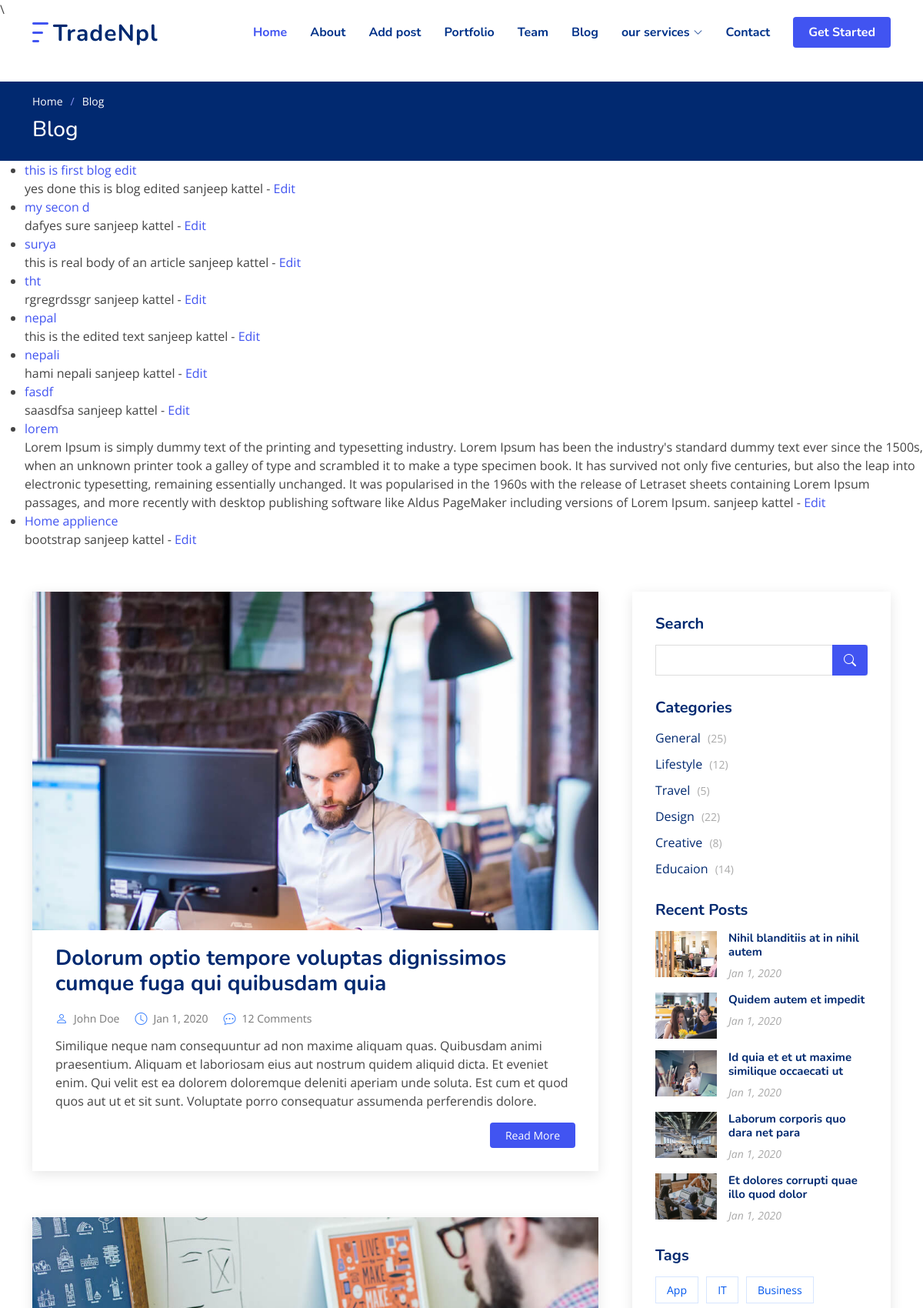
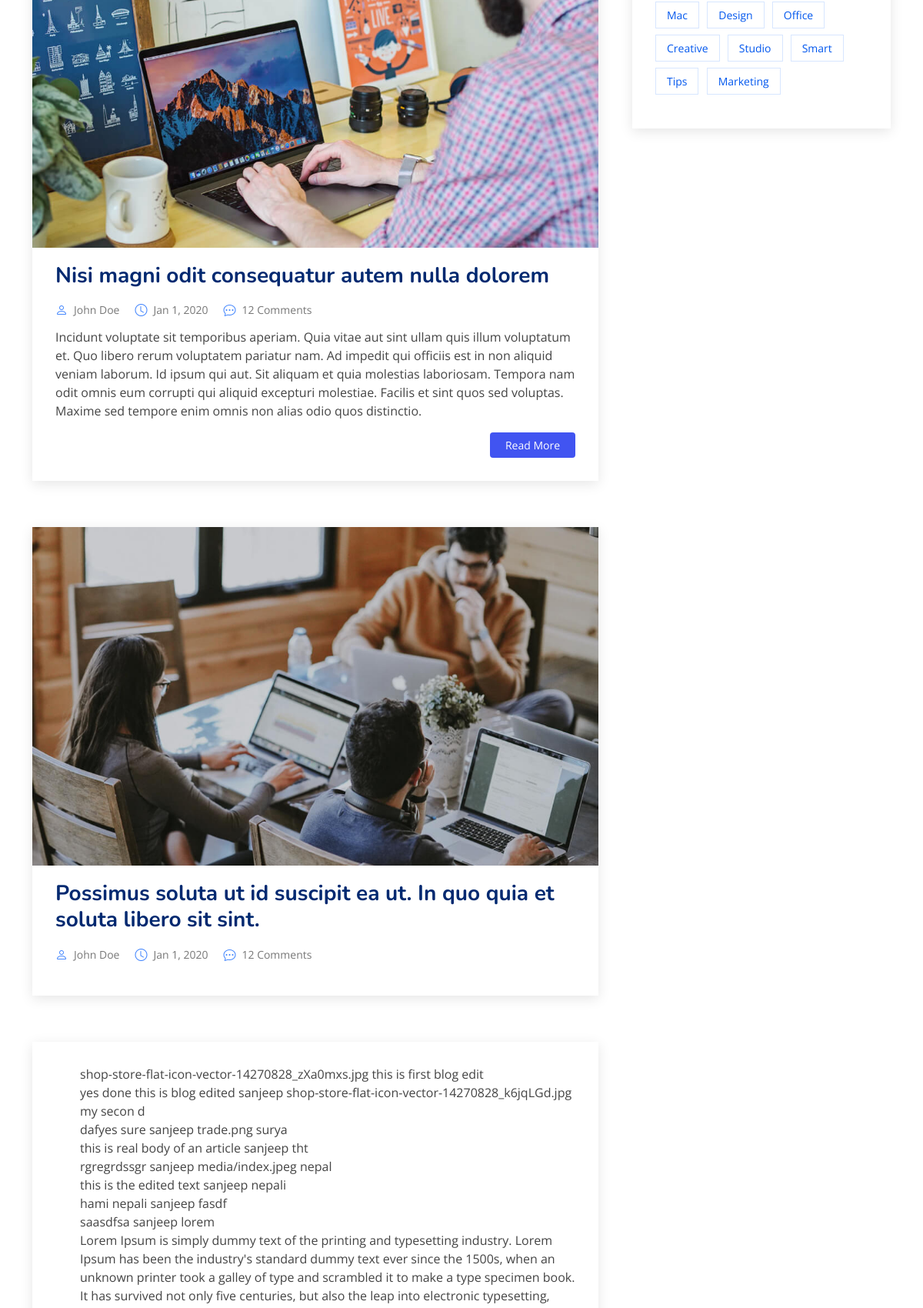
Screenshot of /blog/ (upper part) with the database file from the repository (2 pictures, top to bottom).
### blog/models.py (models this page shows, shortened)
class Post(models.Model):
    title = models.CharField(max_length=255)
    title_tag = models.CharField(max_length=255,default="tradebulletin")
    author = models.ForeignKey(User, on_delete=models.CASCADE)
    body = models.TextField()
    image = models.ImageField(upload_to="media/", blank=True)

### blog/views.py (the view)
# urls.py: path('blog/', BlogView.as_view(), name="blog" ),
class BlogView(ListView):
    model = Post
    template_name = 'blog.html'

### templates/blog.html (shortened to what this page needs)
{% extends 'base.html' %}
{% load static %}
{% block content %}
  <main id="main">
    <section class="breadcrumbs">
      <div class="container">
        <ol>
          <li><a href="{%url 'home'%}">Home</a></li>
          <li>Blog</li>
        </ol>
        <h2>Blog</h2>
      </div>
    </section>
    <ul>
      {% for post in object_list%}
        <li>
         <a href="{% url 'article-detail' post.pk %}">{{ post.title}}</a>
          <br/>
          {{ post.body}}
          {{ post.author.first_name}}
          {{ post.author.last_name}}
          - <a href="{% url 'update_post' post.pk %}">Edit</a>
        </li>
      {% endfor%}
      </ul>
    <section id="blog" class="blog">
      <div class="container" data-aos="fade-up">
        <div class="row">
          <div class="col-lg-8 entries">
            <article class="entry">
              <div class="entry-img">
                <img src="assets/img/blog/blog-1.jpg" alt="" class="img-fluid">
              </div>
              <h2 class="entry-title">
                <a href="blog-single.html">Dolorum optio tempore voluptas dignissimos cumque fuga qui quibusdam quia</a>
              </h2>
              <div class="entry-meta">
                <ul>
                  <li class="d-flex align-items-center"><i class="bi bi-person"></i> <a href="blog-single.html">John Doe</a></li>
                  <li class="d-flex align-items-center"><i class="bi bi-clock"></i> <a href="blog-single.html"><time datetime="2020-01-01">Jan 1, 2020</time></a></li>
                  <li class="d-flex align-items-center"><i class="bi bi-chat-dots"></i> <a href="blog-single.html">12 Comments</a></li>
                </ul>
              </div>
              <div class="entry-content">
                <p>
                  Similique neque nam consequuntur ad non maxime aliquam quas. Quibusdam animi praesentium. Aliquam et laboriosam eius aut nostrum quidem aliquid dicta.
                  Et eveniet enim. Qui velit est ea dolorem doloremque deleniti aperiam unde soluta. Est cum et quod quos aut ut et sit sunt. Voluptate porro consequatur assumenda perferendis dolore.
                </p>
                <div class="read-more">
                  <a href="blog-single.html">Read More</a>
                </div>
              </div>
            </article>
            <article class="entry">
              <div class="entry-img">
                <img src="assets/img/blog/blog-2.jpg" alt="" class="img-fluid">
              </div>
              <h2 class="entry-title">
                <a href="blog-single.html">Nisi magni odit consequatur autem nulla dolorem</a>
              </h2>
              <div class="entry-meta">
                <ul>
                  <li class="d-flex align-items-center"><i class="bi bi-person"></i> <a href="blog-single.html">John Doe</a></li>
                  <li class="d-flex align-items-center"><i class="bi bi-clock"></i> <a href="blog-single.html"><time datetime="2020-01-01">Jan 1, 2020</time></a></li>
                  <li class="d-flex align-items-center"><i class="bi bi-chat-dots"></i> <a href="blog-single.html">12 Comments</a></li>
                </ul>
              </div>
              <div class="entry-content">
                <p>
                  Incidunt voluptate sit temporibus aperiam. Quia vitae aut sint ullam quis illum voluptatum et. Quo libero rerum voluptatem pariatur nam.
                  Ad impedit qui officiis est in non aliquid veniam laborum. Id ipsum qui aut. Sit aliquam et quia molestias laboriosam. Tempora nam odit omnis eum corrupti qui aliquid excepturi molestiae. Facilis et sint quos sed voluptas. Maxime sed tempore enim omnis non alias odio quos distinctio.
                </p>
                <div class="read-more">
                  <a href="blog-single.html">Read More</a>
                </div>
              </div>
            </article>
            <article class="entry">
              <div class="entry-img">
                <img src="assets/img/blog/blog-3.jpg" alt="" class="img-fluid">
              </div>
              <h2 class="entry-title">
                <a href="blog-single.html">Possimus soluta ut id suscipit ea ut. In quo quia et soluta libero sit sint.</a>
              </h2>
              <div class="entry-meta">
                <ul>
                  <li class="d-flex align-items-center"><i class="bi bi-person"></i> <a href="blog-single.html">John Doe</a></li>
                  <li class="d-flex align-items-center"><i class="bi bi-clock"></i> <a href="blog-single.html"><time datetime="2020-01-01">Jan 1, 2020</time></a></li>
                  <li class="d-flex align-items-center"><i class="bi bi-chat-dots"></i> <a href="blog-single.html">12 Comments</a></li>
                </ul>
              </div>
            </article>
            <article class="entry">
              <div class="entry-content">
                <ul>
                {% for post in object_list%}
                  {{ post.image }}
                  {{ post.title}}
                  <br/>
                  {{ post.body}}
                  {{ post.author}}
                {% endfor%}
                </ul>
              </div>
            </article>
          </div>
          <div class="col-lg-4">
            <div class="sidebar">
              <h3 class="sidebar-title">Search</h3>
              <div class="sidebar-item search-form">
                <form action="">
                  <input type="text">
                  <button type="submit"><i class="bi bi-search"></i></button>
                </form>
              </div>
              <h3 class="sidebar-title">Categories</h3>
              <div class="sidebar-item categories">
                <ul>
                  <li><a href="#">General <span>(25)</span></a></li>
                  <li><a href="#">Lifestyle <span>(12)</span></a></li>
                  <li><a href="#">Travel <span>(5)</span></a></li>
                  <li><a href="#">Design <span>(22)</span></a></li>
                  <li><a href="#">Creative <span>(8)</span></a></li>
                  <li><a href="#">Educaion <span>(14)</span></a></li>
                </ul>
              </div>
              <h3 class="sidebar-title">Recent Posts</h3>
              <div class="sidebar-item recent-posts">
                <div class="post-item clearfix">
                  <img src="assets/img/blog/blog-recent-1.jpg" alt="">
                  <h4><a href="blog-single.html">Nihil blanditiis at in nihil autem</a></h4>
                  <time datetime="2020-01-01">Jan 1, 2020</time>
                </div>
                <div class="post-item clearfix">
                  <img src="assets/img/blog/blog-recent-2.jpg" alt="">
                  <h4><a href="blog-single.html">Quidem autem et impedit</a></h4>
                  <time datetime="2020-01-01">Jan 1, 2020</time>
                </div>
                <div class="post-item clearfix">
                  <img src="assets/img/blog/blog-recent-3.jpg" alt="">
                  <h4><a href="blog-single.html">Id quia et et ut maxime similique occaecati ut</a></h4>
                  <time datetime="2020-01-01">Jan 1, 2020</time>
                </div>
                <div class="post-item clearfix">
                  <img src="assets/img/blog/blog-recent-4.jpg" alt="">
                  <h4><a href="blog-single.html">Laborum corporis quo dara net para</a></h4>
                  <time datetime="2020-01-01">Jan 1, 2020</time>
                </div>
                <div class="post-item clearfix">
                  <img src="assets/img/blog/blog-recent-5.jpg" alt="">
                  <h4><a href="blog-single.html">Et dolores corrupti quae illo quod dolor</a></h4>
                  <time datetime="2020-01-01">Jan 1, 2020</time>
                </div>
              </div>
              <h3 class="sidebar-title">Tags</h3>
              <div class="sidebar-item tags">
                <ul>
                  <li><a href="#">App</a></li>
                  <li><a href="#">IT</a></li>
                  <li><a href="#">Business</a></li>
                  <li><a href="#">Mac</a></li>
                  <li><a href="#">Design</a></li>
                  <li><a href="#">Office</a></li>
                  <li><a href="#">Creative</a></li>
                  <li><a href="#">Studio</a></li>
                  <li><a href="#">Smart</a></li>
                  <li><a href="#">Tips</a></li>
                  <li><a href="#">Marketing</a></li>
                </ul>
              </div>
            </div>
          </div>
        </div>
      </div>
    </section>
  </main>
  {% endblock content %}

### static/css/style.css (style rules this page uses)
:root { scroll-behavior: smooth; }
body { font-family: "Open Sans", sans-serif; color: #444444; }
a { color: #4154f1; text-decoration: none; }
h1, h2, h3, h4, h5, h6 { font-family: "Nunito", sans-serif; }
section { padding: 60px 0; overflow: hidden; }
.breadcrumbs { padding: 15px 0; background: #012970; min-height: 40px; margin-top: 82px; color: #fff; }
.breadcrumbs h2 { font-size: 28px; font-weight: 500; }
.breadcrumbs ol { display: flex; flex-wrap: wrap; list-style: none; padding: 0 0 10px 0; margin: 0; font-size: 14px; }
.breadcrumbs ol a { color: #fff; transition: 0.3s; }
.breadcrumbs ol li + li { padding-left: 10px; }
.breadcrumbs ol li + li::before { display: inline-block; padding-right: 10px; color: #8894f6; content: "/"; }
.blog { padding: 40px 0 20px 0; }
.blog .entry { padding: 30px; margin-bottom: 60px; box-shadow: 0 4px 16px rgba(0, 0, 0, 0.1); }
.blog .entry .entry-img { max-height: 440px; margin: -30px -30px 20px -30px; overflow: hidden; }
.blog .entry .entry-title { font-size: 28px; font-weight: bold; padding: 0; margin: 0 0 20px 0; }
.blog .entry .entry-title a { color: #012970; transition: 0.3s; }
.blog .entry .entry-meta { margin-bottom: 15px; color: #4084fd; }
.blog .entry .entry-meta ul { display: flex; flex-wrap: wrap; list-style: none; align-items: center; padding: 0; margin: 0; }
.blog .entry .entry-meta ul li + li { padding-left: 20px; }
.blog .entry .entry-meta i { font-size: 16px; margin-right: 8px; line-height: 0; }
.blog .entry .entry-meta a { color: #777777; font-size: 14px; display: inline-block; line-height: 1; }
.blog .entry .entry-content p { line-height: 24px; }
.blog .entry .entry-content .read-more { -moz-text-align-last: right; text-align-last: right; }
.blog .entry .entry-content .read-more a { display: inline-block; background: #4154f1; color: #fff; padding: 6px 20px; transition: 0.3s; font-size: 14px; border-radius: 4px; }
.blog .sidebar { padding: 30px; margin: 0 0 60px 20px; box-shadow: 0 4px 16px rgba(0, 0, 0, 0.1); }
.blog .sidebar .sidebar-title { font-size: 20px; font-weight: 700; padding: 0 0 0 0; margin: 0 0 15px 0; color: #012970; position: relative; }
.blog .sidebar .sidebar-item { margin-bottom: 30px; }
.blog .sidebar .search-form form { background: #fff; border: 1px solid #ddd; padding: 3px 10px; position: relative; }
.blog .sidebar .search-form form input[type="text"] { border: 0; padding: 4px; border-radius: 4px; width: calc(100% - 40px); }
.blog .sidebar .search-form form button { position: absolute; top: 0; right: 0; bottom: 0; border: 0; background: none; font-size: 16px; padding: 0 15px; margin: -1px; background: #4154f1; color: #fff; transition: 0.3s; border-radius: 0 4px 4px 0; line-height: 0; }
.blog .sidebar .search-form form button i { line-height: 0; }
.blog .sidebar .categories ul { list-style: none; padding: 0; }
.blog .sidebar .categories ul li + li { padding-top: 10px; }
.blog .sidebar .categories ul a { color: #012970; transition: 0.3s; }
.blog .sidebar .categories ul a span { padding-left: 5px; color: #aaaaaa; font-size: 14px; }
.blog .sidebar .recent-posts .post-item + .post-item { margin-top: 15px; }
.blog .sidebar .recent-posts img { width: 80px; float: left; }
.blog .sidebar .recent-posts h4 { font-size: 15px; margin-left: 95px; font-weight: bold; }
.blog .sidebar .recent-posts h4 a { color: #012970; transition: 0.3s; }
.blog .sidebar .recent-posts time { display: block; margin-left: 95px; font-style: italic; font-size: 14px; color: #aaaaaa; }
.blog .sidebar .tags { margin-bottom: -10px; }
.blog .sidebar .tags ul { list-style: none; padding: 0; }
.blog .sidebar .tags ul li { display: inline-block; }
.blog .sidebar .tags ul a { color: #0257ee; font-size: 14px; padding: 6px 14px; margin: 0 6px 8px 0; border: 1px solid #d7e6ff; display: inline-block; transition: 0.3s; }

### rows the page displays
Post: title "this is first blog edit", body "yes done this is blog edited", author.first_name "sanjeep", author.last_name "kattel", image "shop-store-flat-icon-vector-14270828_zXa0mxs.jpg", author "sanjeep"
Post: title "my secon d", body "dafyes sure", author.first_name "sanjeep", author.last_name "kattel", image "shop-store-flat-icon-vector-14270828_k6jqLGd.jpg", author "sanjeep"
Post: title "surya", body "this is real body of an article", author.first_name "sanjeep", author.last_name "kattel", image "trade.png", author "sanjeep"
Post: title "tht", body "rgregrdssgr", author.first_name "sanjeep", author.last_name "kattel", author "sanjeep"
Post: title "nepal", body "this is the edited text", author.first_name "sanjeep", author.last_name "kattel", image "media/index.jpeg", author "sanjeep"
Post: title "nepali", body "hami nepali", author.first_name "sanjeep", author.last_name "kattel", author "sanjeep"
Post: title "fasdf", body "saasdfsa", author.first_name "sanjeep", author.last_name "kattel", author "sanjeep"
Post: title "lorem", body "Lorem Ipsum is simply dummy text of the printing and typesetting industry. Lorem Ipsum has been the industry's standard dummy text ever since the 1500s, when an unknown printer took a galley of type and scrambled it to make a type specimen book. It has survived not only five centuries, but also the leap into electronic typesetting, remaining essentially unchanged. It was popularised in the 1960s with the release of Letraset sheets containing Lorem Ipsum passages, and more recently with desktop publishing software like Aldus PageMaker including versions of Lorem Ipsum.", author.first_name "sanjeep", author.last_name "kattel"
Post: title "Home applience", body "bootstrap", author.first_name "sanjeep", author.last_name "kattel"
